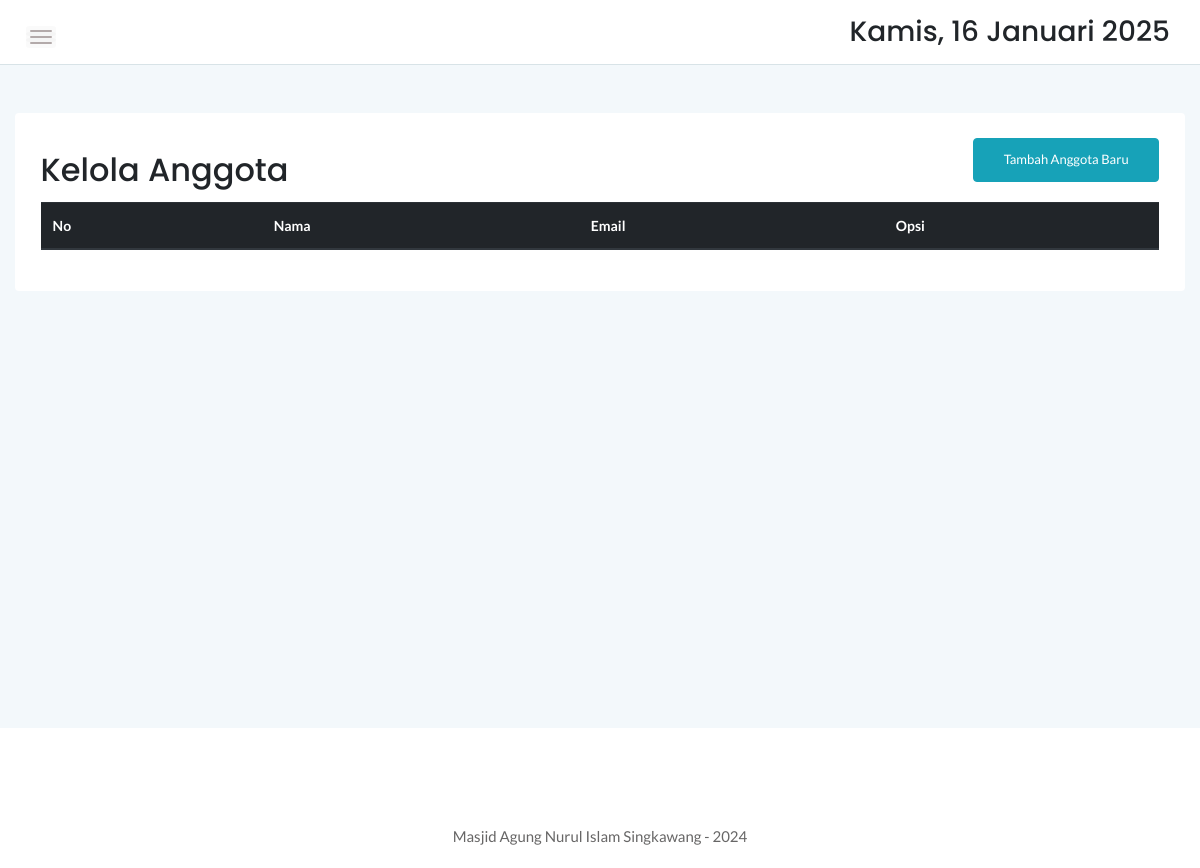
Before: /admin/anggota.php (signed in) with the older database file.
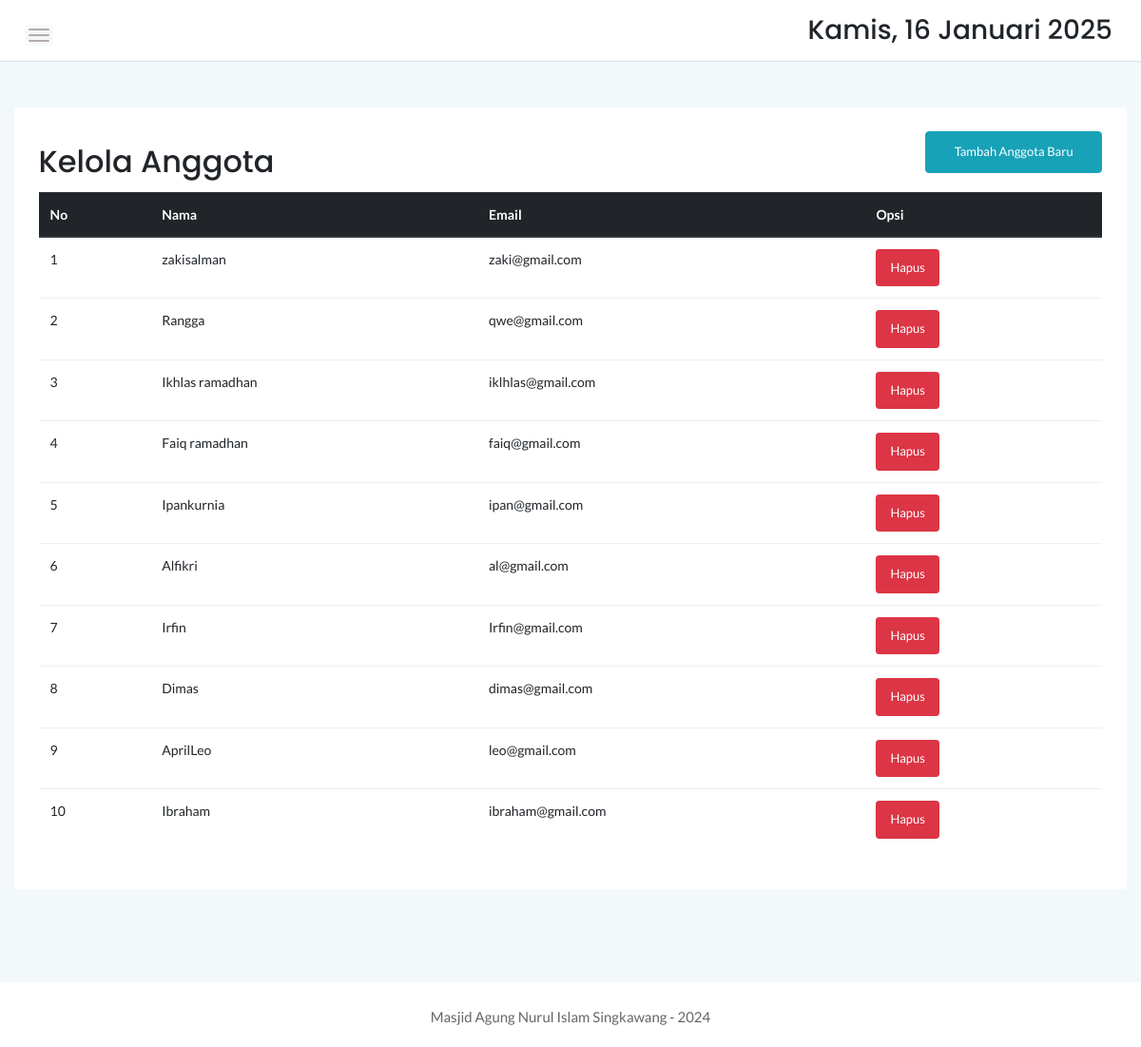
After: the same page with the newer database file.
### tables this page shows
CREATE TABLE `anggota` (
  `anggotaid` int(11) NOT NULL,
  `nama` varchar(255) DEFAULT NULL,
  `anggotaemail` varchar(50) NOT NULL,
  `anggotapassword` varchar(50) NOT NULL
);

### admin/anggota.php (the view, shortened to what this page needs)
<!doctype html>
<html class="no-js" lang="en">
<?php
include '../dbconnect.php';
?>
<head>
    <link rel="stylesheet" href="../assets/css/bootstrap.min.css">
    <link rel="stylesheet" href="../assets/css/font-awesome.min.css">
    <link rel="stylesheet" href="../assets/css/themify-icons.css">
    <link rel="stylesheet" href="../assets/css/metisMenu.css">
    <link rel="stylesheet" href="../assets/css/owl.carousel.min.css">
    <link rel="stylesheet" href="../assets/css/slicknav.min.css">
    <link rel="stylesheet" href="https://www.amcharts.com/lib/3/plugins/export/export.css" type="text/css"
        media="all" />
    <link rel="stylesheet" type="text/css" href="https://cdn.datatables.net/1.10.19/css/jquery.dataTables.min.css">
    <link rel="stylesheet" type="text/css" href="https://cdn.datatables.net/1.10.19/css/jquery.dataTables.css">
    <link rel="stylesheet" type="text/css" href="https://cdn.datatables.net/1.10.18/css/dataTables.bootstrap4.min.css">
    <link rel="stylesheet" type="text/css"
        href="https://cdn.datatables.net/responsive/2.2.3/css/responsive.bootstrap.min.css">
    <link rel="stylesheet" type="text/css"
        href="https://cdn.datatables.net/responsive/2.2.3/css/responsive.jqueryui.min.css">
    <link rel="stylesheet" type="text/css"
        href="https://cdn.datatables.net/buttons/1.5.2/css/buttons.dataTables.min.css">
    <link rel="stylesheet" href="../assets/css/typography.css">
    <link rel="stylesheet" href="../assets/css/default-css.css">
    <link rel="stylesheet" href="../assets/css/styles.css">
    <link rel="stylesheet" href="../assets/css/responsive.css">
</head>
<body>
    <div class="page-container">
        <div class="main-content">
            <div class="header-area">
                <div class="row align-items-center">
                    <div class="col-md-6 col-sm-8 clearfix">
                        <div class="nav-btn pull-left">
                            <span></span>
                            <span></span>
                            <span></span>
                        </div>
                    </div>
                    <div class="col-md-6 col-sm-4 clearfix">
                        <ul class="notification-area pull-right">
                            <li>
                                <h3>
                                    <div class="date">
                                    </div>
                                </h3>
                            </li>
                        </ul>
                    </div>
                </div>
            </div>
            <div class="main-content-inner">
                <div class="row mt-5 mb-5">
                    <div class="col-12">
                        <div class="card">
                            <div class="card-body">
                                <div class="d-sm-flex justify-content-between align-items-center">
                                    <h2>Kelola Anggota</h2>
                                    <button style="margin-bottom:20px" data-toggle="modal" data-target="#myModal"
                                        class="btn btn-info col-md-2">Tambah Anggota Baru</button>
                                </div>
                                <table id="dataTable3" class="table table-hover" style="width:100%">
                                    <thead class="thead-dark">
                                        <tr>
                                            <th>No</th>
                                            <th>Nama</th>
                                            <th>Email</th>
                                            <th>Opsi</th>
                                        </tr>
                                    </thead>
                                    <tbody>
                                        <?php
                                        $form = mysqli_query($conn, "SELECT * FROM anggota ORDER BY anggotaid ASC");
                                        $no = 1;
                                        while ($b = mysqli_fetch_array($form)) {
                                        ?>
                                            <tr>
                                                <td><?php echo $no++ ?></td>
                                                <td><?php echo $b['nama'] ?></td>
                                                <td><?php echo $b['anggotaemail'] ?></td>
                                                <form method="post">
                                                    <td><input type="submit" class="btn btn-danger btn-sm" name="hapus"
                                                            value="Hapus"></td>
                                                </form>
                                            </tr>
                                        <?php } ?>
                                    </tbody>
                                </table>
                            </div>
                        </div>
                    </div>
                </div>
            </div>
        </div>
    </div>
    <footer>
        <div class="footer-area">
            <p>Masjid Agung Nurul Islam Singkawang - 2024</p>
        </div>
    </footer>
</body>
</html>

### assets/css/styles.css (style rules this page uses)
.page-container { width: 100%; height: 100%; min-height: 100vh; padding-left: 280px; -webkit-transition: padding-left 0.3s ease 0s; transition: padding-left 0.3s ease 0s; }
.card { border: none; border-radius: 4px; background-color: #fff; -webkit-transition: all 0.3s ease 0s; transition: all 0.3s ease 0s; }
.card-body { padding: 25.6px; padding: 1.6rem; }
.main-content { width: 100%; background: #F3F8FB; }
.main-content-inner { padding: 0 30px 50px; }
.header-area { padding: 15px 30px; background: #fff; border-bottom: 1px solid #d8e3e7; }
.nav-btn { margin-right: 30px; margin-top: 10px; cursor: pointer; }
.nav-btn span { display: block; width: 22px; height: 2px; background: #b3aaaa; margin: 4px 0; border-radius: 15px; -webkit-transition: all 0.3s ease 0s; transition: all 0.3s ease 0s; box-shadow: 0 0 0 4px rgba(99, 96, 96, 0.03); }
.notification-area { -webkit-user-select: none; -moz-user-select: none; -ms-user-select: none; user-select: none; position: relative; z-index: 1; }
.notification-area li { display: inline-block; margin-left: 20px; cursor: pointer; -webkit-user-select: none; -moz-user-select: none; -ms-user-select: none; user-select: none; }
.footer-area { text-align: center; padding: 23px 0 19px; background: #fff; }
.footer-area p { color: #676666; margin-bottom: 0; }
.btn { padding: 11px 17px; font-size: 13px; letter-spacing: 0; }
.btn-sm { padding: 9px 14px; }
table tr th { border-bottom: none; }
table tr th, table tr td { border-top: 1px solid rgba(120, 130, 140, 0.13) !important; }

### assets/css/responsive.css (style rules this page uses)
@media (min-width: 1200px) and (max-width: 1364px) { .main-content-inner { padding: 0 15px 50px; } }
@media (min-width: 1200px) and (max-width: 1364px) { .page-container, .sbar_collapsed.page-container { padding-left: 0; } }

Changed rows visible on the page:
added anggota: nama "zakisalman", anggotaemail "zaki@gmail.com"
added anggota: nama "Rangga", anggotaemail "qwe@gmail.com"
added anggota: nama "Ikhlas ramadhan", anggotaemail "iklhlas@gmail.com"
added anggota: nama "Faiq ramadhan", anggotaemail "faiq@gmail.com"
added anggota: nama "Ipankurnia", anggotaemail "ipan@gmail.com"
added anggota: nama "Alfikri", anggotaemail "al@gmail.com"
added anggota: nama "Irfin", anggotaemail "Irfin@gmail.com"
added anggota: nama "Dimas", anggotaemail "dimas@gmail.com"
added anggota: nama "AprilLeo", anggotaemail "leo@gmail.com"
added anggota: nama "Ibraham", anggotaemail "ibraham@gmail.com"
